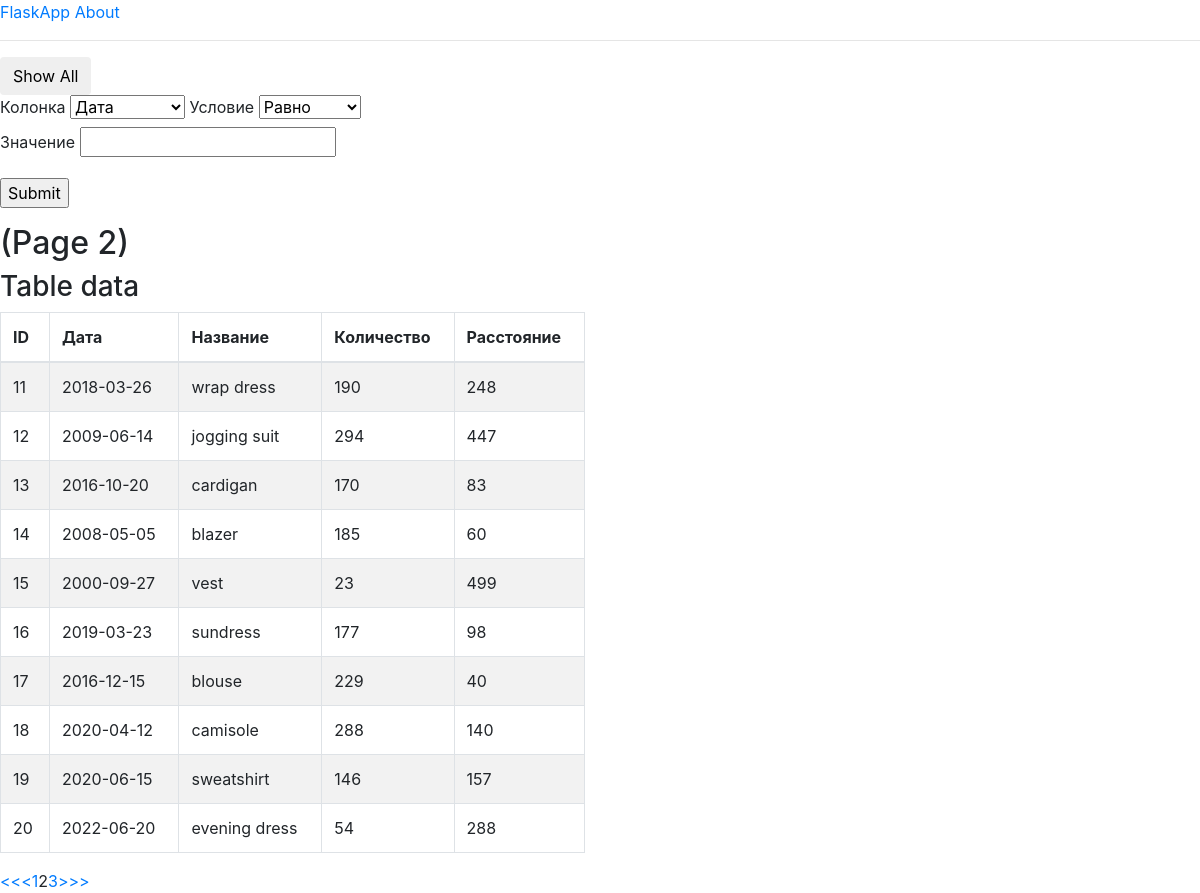
Screenshot of /?page=2 with the database file from the repository.
### app.py (models this page shows, shortened)
class Data_table(db.Model):
    id = db.Column(db.Integer, primary_key=True)
    date = db.Column(db.Date, nullable=False)
    name = db.Column(db.String(50), unique=True)
    amount = db.Column(db.Integer, nullable=False)
    distance = db.Column(db.Integer, nullable=False)

### app.py (the view)
@app.route('/', methods=['GET', 'POST'])
def index():
    get_col = request.form.get('coll')
    get_con = request.form.get('condition')
    get_val = request.form.get('value')
    page = request.args.get('page', 1, type=int)
    if request.method == 'POST':
        pagination = cond_func(get_col, get_val, get_con)
        return render_template('index.html', pagination=pagination)
    else:
        pagination = Data_table.query.order_by(Data_table.id).paginate(
            page, per_page=10)
        return render_template('index.html', pagination=pagination)

### templates/index.html (shortened to what this page needs)
{% extends 'base.html' %}
{% block content %}
<form action="" method="post" style="display:inline-block">
    <button class="btn" name="showall"  type="submit"> Show All</button>
</form>
<form action="" method="post">
    <label for="Coll">Колонка</label>
    <select name="coll">
        <option value="date">Дата</option>
    </select>
    <label for="Coll">Условие</label>
    <select name="condition">
        <option value="=">Равно</option>
    </select>
	<p>
	    <label for="Value">Значение</label>
	    <input type="text" name="value">
	</p>
	<p>
	    <input type="submit">
	</p>
</form>
<div class="content">
    <h2>(Page {{ pagination.page }})</h2>
    <div class="row">
        <div class="col-md-6 col-sm-12 col-xs-12">
            <div class="panel panel-default">
                <div class="panel-heading">
                    <h3>{% block title %} Table data {% endblock %}</h3>
                </div>
                <div class="panel-body">
                    <div class="table-responsive">
                        <table class="table table-striped table-bordered table-hover">
                            <thead>
                                <tr>
                                  <th>ID</th>
                                  <th>Дата</th>
                                  <th>Название</th>
                                  <th>Количество</th>
                                  <th>Расстояние</th>
                                </tr>
                            </thead>
                            <tbody>
                            {% for data_ in pagination.items %}
                                <tr>
                                    <td>{{ data_.id }}</td>
                                    <td>{{ data_.date }}</td>
                                    <td>{{ data_.name }}</td>
                                    <td>{{ data_.amount }}</td>
                                    <td>{{ data_.distance }}</td>
                                </tr>
                            {% endfor %}
                            </tbody>
                        </table>
                    </div>
                </div>
            </div>
        </div>
    </div>
</div>
<div class="pagination">
    {% if pagination.has_prev %}
        <span>
            <a class='page-number' href="{{ url_for('index', page=pagination.prev_num) }}">
                {{ '<<<' }}
            </a>
        </span>
    {% endif %}
    {% for number in pagination.iter_pages() %}
        {% if pagination.page != number %}
            <span>
                    <a class='page-number'
                        href="{{ url_for('index', page=number) }}">
                    {{ number }}
                    </a>
            </span>
        {% else %}
            <span class='current-page-number'>{{ number }}</span>
        {% endif %}
    {% endfor %}
    {% if pagination.has_next %}
        <span>
            <a class='page-number'
                href="{{ url_for('index', page=pagination.next_num) }}">
                {{ '>>>' }}
            </a>
        </span>
    {% endif %}
</div>
{% endblock %}

### rows the page displays
Data_table: id "11", date "2018-03-26", name "wrap dress", amount "190", distance "248"
Data_table: id "12", date "2009-06-14", name "jogging suit", amount "294", distance "447"
Data_table: id "13", date "2016-10-20", name "cardigan", amount "170", distance "83"
Data_table: id "14", date "2008-05-05", name "blazer", amount "185", distance "60"
Data_table: id "15", date "2000-09-27", name "vest", amount "23", distance "499"
Data_table: id "16", date "2019-03-23", name "sundress", amount "177", distance "98"
Data_table: id "17", date "2016-12-15", name "blouse", amount "229", distance "40"
Data_table: id "18", date "2020-04-12", name "camisole", amount "288", distance "140"
Data_table: id "19", date "2020-06-15", name "sweatshirt", amount "146", distance "157"
Data_table: id "20", date "2022-06-20", name "evening dress", amount "54", distance "288"

### other values shown
{{ pagination.page }} "2"
{{ '<<<' }} "<<<"
{{ number }} "1" "3"
{{ number }} "2"
{{ '>>>' }} ">>>"
